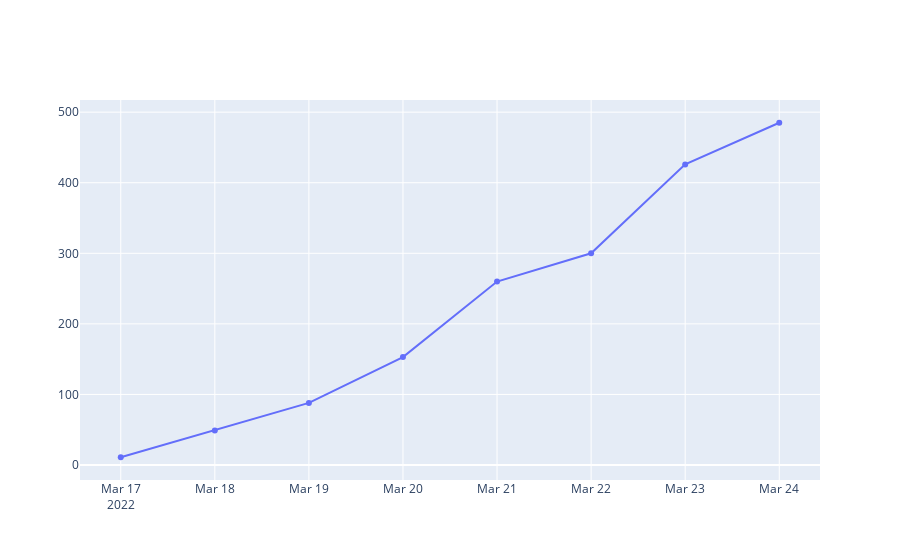

Write notebook code for a chart like this one.
### Code cell
fig = go.Figure(go.Scatter(y = timeseries_cumsum['data.globalProtocolStats.totalProfiles'], x = timeseries_cumsum['start']))
fig.show()

### Figure 1 — Plotly figure (JSON) as saved in the notebook; plotly's stock layout.template omitted (floating-point values rounded to 4 significant figures)
{"data": [{"type": "scatter", "x": ["2022-03-17T00:00:00", "2022-03-18T00:00:00", "2022-03-19T00:00:00", "2022-03-20T00:00:00", "2022-03-21T00:00:00", "2022-03-22T00:00:00", "2022-03-23T00:00:00", "2022-03-24T00:00:00"], "y": [11, 49, 88, 153, 260, 300, 426, 485]}], "layout": {"autosize": true, "xaxis": {"autorange": true, "range": ["2022-03-16 13:51:25.3574", "2022-03-24 10:08:34.6426"], "type": "date"}, "yaxis": {"autorange": true, "range": [-28.12, 524.1], "type": "linear"}}}
